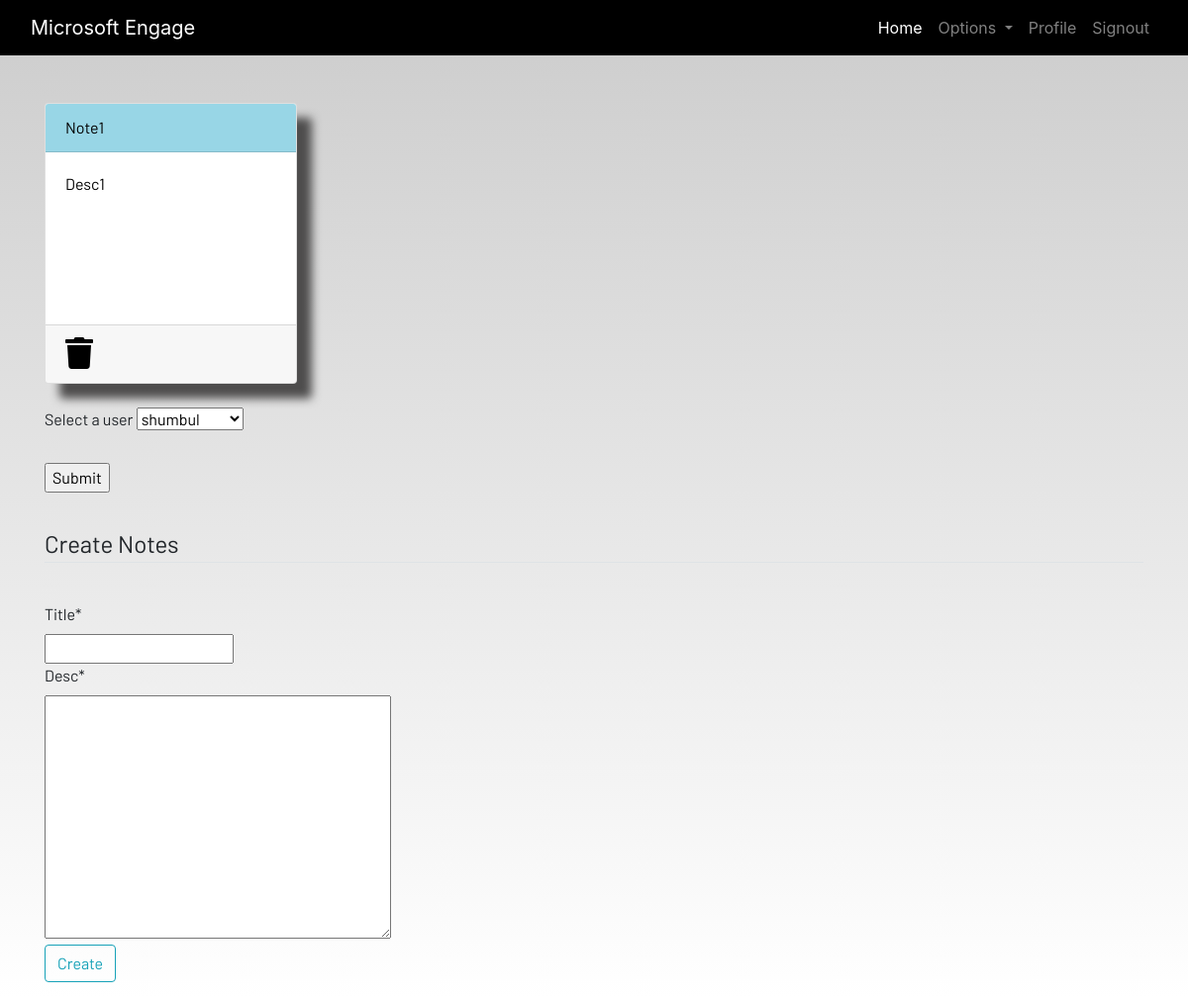
The app's page /notes (signed in), older data.
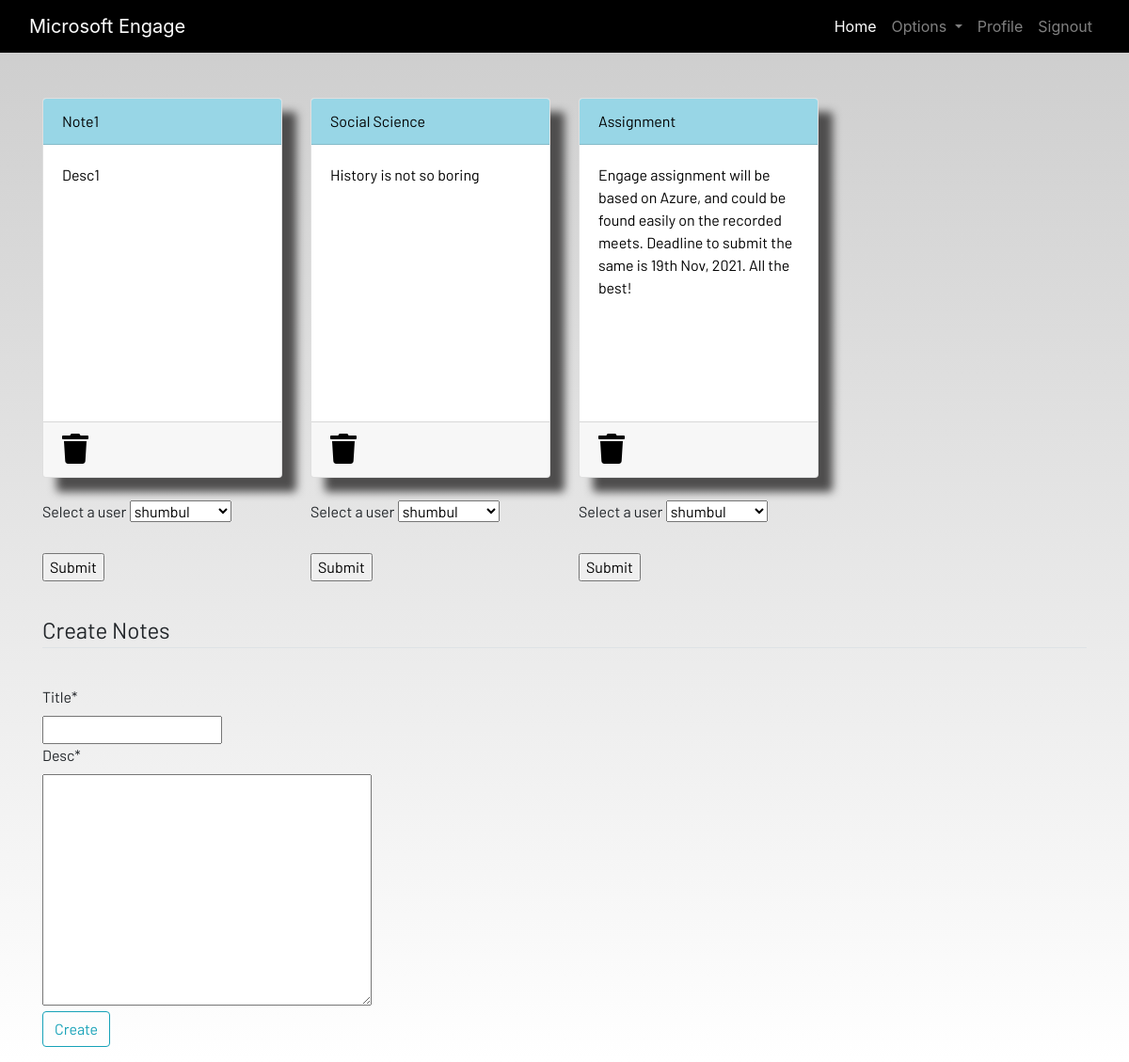
The same page, newer data.
### dashboard/models.py (models this page shows, shortened)
class Notes(models.Model):
    user = models.ForeignKey(User, on_delete = models.CASCADE)
    title = models.CharField(max_length=200)
    desc = models.TextField()
    class Meta:
        verbose_name = "Notes"
        verbose_name_plural = "Notes"

### dashboard/views.py (the view)
# urls.py: path('notes', views.notes, name = "notes"),
@login_required
def notes(request):
    if(request.method == "POST"):
        form = NoteDescForm(request.POST)
        if(form.is_valid()):
            notes = Notes(
                        title = request.POST['title'],
                        user = request.user,
                        desc = request.POST['desc'],
                        )
            notes.save()
            messages.success(request, f"Saved the notes from {request.user.username} successfully")
    else:
        form = NoteDescForm()
    notes = Notes.objects.filter(user = request.user)
    all_users = User.objects.all()
    context = {
                'notes': notes,
                'form': form,
                'all_users' : all_users,
                }
    return render(request, 'dashboard/notes.html', context)

### dashboard/forms.py
class NoteDescForm(forms.ModelForm):
    class Meta:
        model = Notes
        fields = ['title', 'desc']

### dashboard/templates/dashboard/notes.html (shortened to what this page needs)
{% extends 'dashboard/base.html' %}
{% load static %}
{% load crispy_forms_tags %}
{% block content %}
<div class="container">
    <div class="row">
      {% for note in notes %}
        <div class="col-md-3">
            <a href="{% url 'notes_detail' note.id %}">
                <div class="card">
                    <div class="card-header">{{note.title}}</div>
                    <div class="card-body">{{note.desc}}</div>
                    <div class="card-footer mt-auto "><a href="{% url 'delete_note' note.id %}">
                        <i class="fa fa-trash fa-2x"></i></a>
                    </div>
                </div>
                <br>
                    <form action="{% url 'shareNote' note.id %}" method = "POST">
                      <label for="shared_user">Select a user</label>
                      <select name="shared_user" id="shared_user">
                        {% for opt_user in all_users %}
                        {% if opt_user.id != user.id %}
                        <option value={{opt_user.id}}>{{opt_user.username}}</option>
                        {% endif %}
                        {% endfor %}
                      </select>
                      <br><br>
                      <input type="submit" value="Submit">
                    </form>
            </a>
        </div>
        {% endfor %}
        <br><br>
    </div>
</div>
<br><br>
<br><br>
<br><br>
<div class="container">
    <form method="POST">
        <fieldset class="form-group">
            <legend class="border-bottom mb-4">Create Notes</legend>
        </fieldset>
        {{form|crispy}}
        <div class="form-group">
            <button href="" class="btn btn-outline-info" type="submit">
                Create
            </button>
        </div>
    </form>
</div>
{% endblock content %}

Row changes from the older to the newer data that the page shows:
added Notes: title "Social Science", desc "History is not so boring"
added Notes: title "Assignment", desc "Engage assignment will be based on Azure, and could be found easily on the recorded meets. Deadline to submit the same is 19th Nov, 2021. All the best!"
